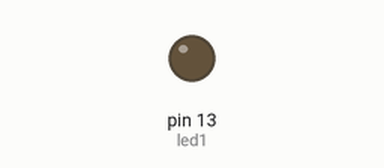
The sketch below on a simulated Arduino Uno, built with avr-gcc and run on an emulated ATmega328P. Parts: output pins drawn as LEDs (lit = HIGH).

Above: at 1.0 s.
At 7.0 s:
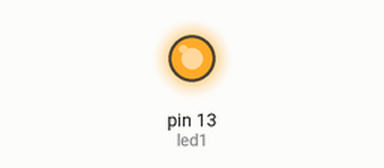
Timing chart, 0 to 9.2 s (numbered marks = the images above):
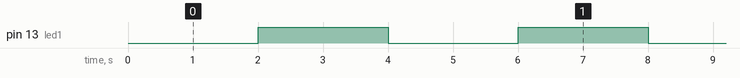

The sketch:

Led.ino
```cpp
const int led1 = 13;  // LED en el pin 13

int nextMillis1;
const long interval1 = 2000; // 2 segundos para el LED 13

bool stateLed1 = LOW;

void setup() {
    pinMode(led1, OUTPUT);
    // primer instante en el que habrá que cambiar
    nextMillis1 = millis() + interval1;
}

void loop() {
    // Control del LED en el pin 13 (2 segundos)
    if (millis() >= nextMillis1) {
        // Ya toca cambiar
        if (stateLed1 == LOW)
             stateLed1 = HIGH;
        else
             stateLed1 = LOW;
        digitalWrite(led1, stateLed1);
        // Siguiente instante en el que habrá que cambiar
        nextMillis1 = millis() + interval1;
    }
}
```

Measured:
- by itself, pin 13 (led1): alternates HIGH for 2.0 s and LOW for 2.0 s, 16 changes in all, then stays LOW
